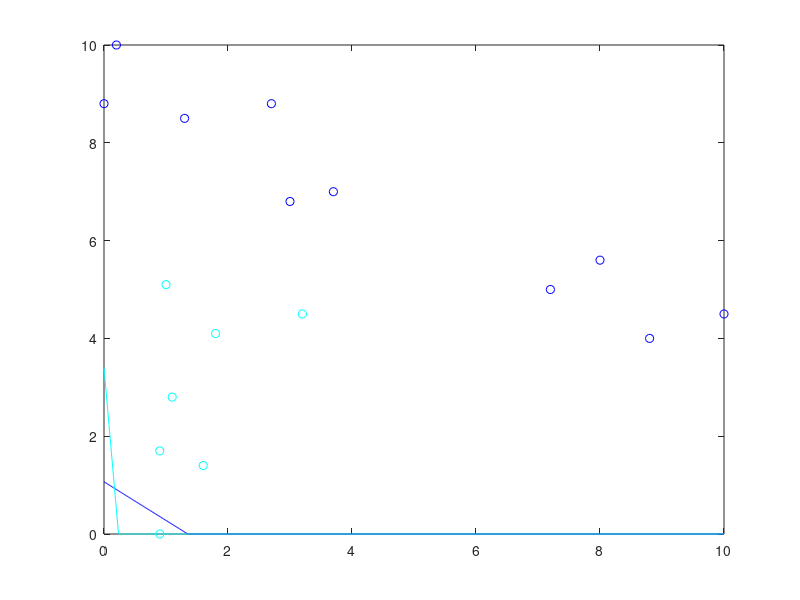

Write the MATLAB code that produced this figure.
x0 = 0.000000:.01:10.000000;
c0 = [10.000000 4.500000 ;
3.700000 7.000000 ;
8.000000 5.600000 ;
3.000000 6.800000 ;
0.000000 8.800000 ;
7.200000 5.000000 ;
0.200000 10.000000 ;
1.300000 8.500000 ;
8.800000 4.000000 ;
2.700000 8.800000 ;
];
y_c0 =  - 0.619959 / 0.784634 * x0  + 0.83777 / 0.784634;
c1 = [1.800000 4.100000 ;
1.100000 2.800000 ;
1.000000 5.100000 ;
0.900000 1.700000 ;
3.200000 4.500000 ;
1.600000 1.400000 ;
0.900000 0.000000 ;
];
y_c1 =  - 0.997643 / 0.0686157 * x0  + 0.23351 / 0.0686157;
colors = jet(2);
if (size(c0) >0) plot (c0(:,1), c0(:,2),'o', 'color', colors(1,:)); end
hold on;
if (size(c1) >0) plot (c1(:,1), c1(:,2),'o', 'color', colors(2,:)); end
hold on;
for i = 1 : size(y_c0, 2) 
 if y_c0(i) > 10.000000 
 y_c0(i) = 10.000000; 
 end 
 if y_c0(i) < 0.000000 
 y_c0(i) = 0.000000; 
 end 
 end
for i = 1 : size(y_c1, 2) 
 if y_c1(i) > 10.000000 
 y_c1(i) = 10.000000; 
 end 
 if y_c1(i) < 0.000000 
 y_c1(i) = 0.000000; 
 end 
 end
plot(x0, y_c0, 'color', colors(1,:));
hold on;
plot(x0, y_c1, 'color', colors(2,:));
hold on;
